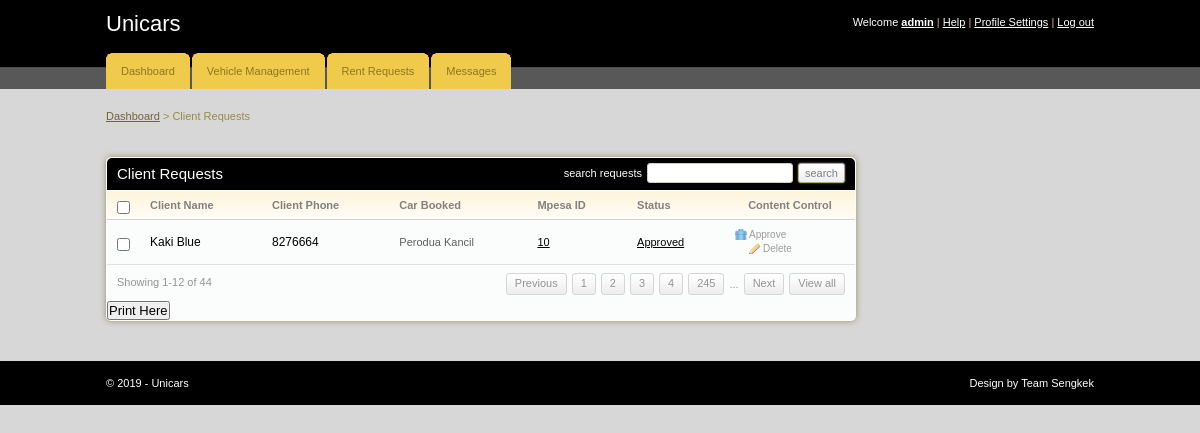
/renter/client_requests.php (signed in), run on the app's committed database.
### tables this page shows
CREATE TABLE `client` (
  `client_id` int(11) NOT NULL,
  `fname` varchar(255) NOT NULL,
  `email` varchar(255) NOT NULL,
  `id_no` int(11) NOT NULL,
  `phone` int(11) NOT NULL,
  `location` varchar(255) NOT NULL,
  `gender` varchar(255) NOT NULL,
  `car_id` int(11) NOT NULL,
  `status` varchar(255) NOT NULL,
  `mpesa` varchar(255) NOT NULL
);

CREATE TABLE `cars` (
  `car_id` int(11) NOT NULL,
  `car_name` varchar(255) NOT NULL,
  `car_type` enum('hatchback','sedan','pickup','SUV','MPV','others') DEFAULT NULL,
  `image` text NOT NULL,
  `hire_cost` int(11) NOT NULL,
  `capacity` int(11) NOT NULL,
  `status` varchar(255) NOT NULL
);

### renter/client_requests.php (the view, shortened to what this page needs)
<!DOCTYPE html PUBLIC "-//W3C//DTD XHTML 1.0 Transitional//EN" "http://www.w3.org/TR/xhtml1/DTD/xhtml1-transitional.dtd">
<html xmlns="http://www.w3.org/1999/xhtml">
<head>
	<link rel="stylesheet" href="css/style.css" type="text/css" media="all" />
</head>
<body>
<div id="header">
	<div class="shell">
		<?php
			include 'menu.php';
		?>
	</div>
</div>
<div id="container">
	<div class="shell">
		<div class="small-nav">
			<a href="index.php">Dashboard</a>
			<span>&gt;</span>
			Client Requests
		</div>
		<br />
		<div id="main">
			<div id="content">
				<div class="box">
					<div class="box-head">
						<h2 class="left">Client Requests</h2>
						<div class="right">
							<label>search requests</label>
							<input type="text" class="field small-field" />
							<input type="submit" class="button" value="search" />
						</div>
					</div>
					<div class="table">
						<table width="100%" border="0" cellspacing="0" cellpadding="0">
							<tr>
								<th width="13"><input type="checkbox" class="checkbox" /></th>
								<th>Client Name</th>
								<th>Client Phone</th>
								<th>Car Booked</th>
								<th>Mpesa ID</th>
								<th>Status</th>
								<th width="110" class="ac">Content Control</th>
							</tr>
							<?php
								include '../includes/config.php';
								$select = "SELECT client.client_id,client.fname,client.phone,cars.car_name,cars.hire_cost,client.status
										FROM client JOIN cars ON client.car_id=cars.car_id";
								$result = $conn->query($select);
								while($row = $result->fetch_assoc()){
							?>
							<tr>
								<td><input type="checkbox" class="checkbox" /></td>
								<td><h3><a href="#"><?php echo $row['fname'] ?></a></h3></td>
								<td><h3><a href="#"><?php echo $row['phone'] ?></a></h3></td>
								<td><?php echo $row['car_name'] ?></td>
								<td><a href="#"><?php echo $row['hire_cost'] ?></a></td>
								<td><a href="#"><?php echo $row['status'] ?></a></td>
								<td><a href="javascript:sureToApprove(<?php echo $row['client_id'];?>)" class="ico del">Approve</a>
									<a href="//add javascript for confirmation//(<?php echo $row['client_id'];?>)" class="ico edit">Delete</a></td>
							</tr>
							<?php
								}
							?>
						</table>
						<div class="pagging">
							<div class="left">Showing 1-12 of 44</div>
							<div class="right">
								<a href="#">Previous</a>
								<a href="#">1</a>
								<a href="#">2</a>
								<a href="#">3</a>
								<a href="#">4</a>
								<a href="#">245</a>
								<span>...</span>
								<a href="#">Next</a>
								<a href="#">View all</a>
							</div>
						</div>
					</div>
					<h2><input type="submit" onclick="window.print()" value="Print Here" /></h2>
				</div>
			</div>
		</div>
	</div>
</div>
<div id="footer">
	<div class="shell">
		<span class="left">&copy; <?php echo date("Y");?> - Unicars</span>
		<span class="right">
			Design by Team Sengkek</a>
		</span>
	</div>
</div>
</body>
</html>

### renter/menu.php (shortened to what this page needs)
<div id="top">
			<h1><a href="#">Unicars</a></h1>
			<div id="top-navigation">
				Welcome <a href="#"><strong><?php echo $_SESSION['uname']?></strong></a>
				<span>|</span>
				<a href="#">Help</a>
				<span>|</span>
				<a href="#">Profile Settings</a>
				<span>|</span>
				<a href="logout.php">Log out</a>
			</div>
		</div>
<div id="navigation">
			<ul>
			    <li><a href="index.php"><span>Dashboard</span></a></li>
			    <li><a href="add_vehicles.php"><span>Vehicle Management</span></a></li>
			    <li><a href="client_requests.php"><span>Rent Requests</span></a></li>
			    <li><a href="index.php"><span>Messages</span></a></li>
			</ul>
		</div>

### renter/css/style.css (style rules this page uses)
* { padding:0; margin:0; outline:0; }
body { background:#a5a5a570; font-family: Verdana, sans-serif; font-size:11px; line-height:14px; color:#5e5e5e; }
input, textarea, select { font-family: Verdana, sans-serif; font-size:13px; }
.field { border:solid 1px #d3cfc7; background:#fff; padding:5px; }
.small-field { border:solid 1px #d3cfc7; background:#fff; padding:3px 1px; font-size:11px; }
.checkbox { width:13px; height:13px; vertical-align:top; position:relative; top:2px; }
.button { background:#eee url(images/button.gif) repeat-x 0 0; border:solid 1px #b1a874; color:#7f7f7f; font-size:11px; padding:2px 6px 2px 6px; cursor:pointer; line-height:14px !important; }
a { color:#000000; text-decoration: underline; cursor:pointer; }
.left, .alignleft { float:left; display:inline; }
.right, .alignright { float:right; display:inline; }
.ac { text-align: center !important; }
h1 { font-size:22px; line-height:24px; color:#fff; font-weight: normal; }
h1 a { color:#fff; text-decoration: none; }
h2 { font-size:15px; font-weight: normal; }
h3 { font-size:12px; line-height:14px; font-weight: normal; }
h3 a { text-decoration: none; }
.shell { width:988px; margin:0 auto; }
#header { height:89px; background:url(images/header.gif); white-space:nowrap; }
#header h1 { float:left; display:inline; padding-top:12px; }
#top-navigation { float:right; white-space:nowrap; color:#fff; padding-top:15px; }
#top-navigation a { color:#fff; }
#top-navigation span { color:#dca598; }
#top { height:53px; }
#navigation { height:36px; }
#navigation ul { list-style-type: none; }
#navigation ul li { float:left; display:inline; margin-right:2px; }
#navigation ul li a, #navigation ul li a span { float:left; height:36px; background:url(images/tab.gif) no-repeat 0 0; padding:0 0 0 15px; }
#navigation ul li a span { background-position:right 0; padding:0 15px 0 0; }
#navigation ul li a { line-height:36px; color:#907525; text-decoration: none; }
#container { padding:20px 0; }
.small-nav { color:#978b48; padding-bottom:20px; }
.small-nav a { color:#6f6636; }
#content { float:left; width:750px; }
.table th { background:#fffdfa url(images/th.gif) repeat-x 0 0; color:#818181; text-align: left; padding:7px 10px; border-bottom:solid 1px #d2d1cb; }
.table td { background:#fbfcfc; border-bottom:solid 1px #e0e0e0; padding:8px 10px; }
.box { background:#fbfcfc; height:100%; padding:1px; margin-bottom:20px; }
.box-head { background:#000000; height:32px; color:#fff; padding: 0 10px; line-height:32px; white-space:nowrap; border-bottom:solid 1px #fff; }
.box-head .right { padding-top:5px; line-height:13px; }
.box-head .right label, .box-head .right input { float:left; }
.box-head .right label { padding:4px 0 0 0; }
.box-head .right input { margin-left:5px; }
.pagging { height:20px; padding:8px 10px; line-height:19px; color:#949494; }
.pagging a { background:url(images/pagging.gif) repeat-x 0 0; height:20px; float:left; padding:0 8px; border:solid 1px #d5d5d5; text-decoration: none; color:#949494; margin-left:5px; }
.pagging span { float:left; margin-left:5px; padding-top:2px; }
a.ico { color:#9d9c9a; font-size:10px; text-decoration: none; padding:0 0 0 14px; background-repeat:no-repeat; background-position:0 0; }
a.del { background-image:url(images/del.gif) }
a.edit { background-image:url(images/edit.gif); margin-left:14px; }
#footer { height:44px; background:url(images/footer.gif); line-height:44px; color:#fff; }
.box { -moz-border-radius:5px; -webkit-border-radius:5px; -moz-box-shadow: 0 0 6px #978f6c; -webkit-box-shadow: 0 0 6px #978f6c; }
.box-head { -moz-border-radius-topleft:5px; -moz-border-radius-topright:5px; -webkit-border-top-left-radius:5px; -webkit-border-top-right-radius:5px; }
.field, .button { -moz-border-radius:4px; -webkit-border-radius:4px; }
.small-field, .button, .pagging a { -moz-border-radius:3px; -webkit-border-radius:3px; }
.button { -moz-box-shadow: 0 0 2px #978f6c; -webkit-box-shadow: 0 0 2px #978f6c; }

### data on the page
client: fname "Kaki Blue", phone "8276664", car.car_name "Perodua Kancil", car.hire_cost "10", status "Approved"

### other printed values
$_SESSION['uname'] "admin"
